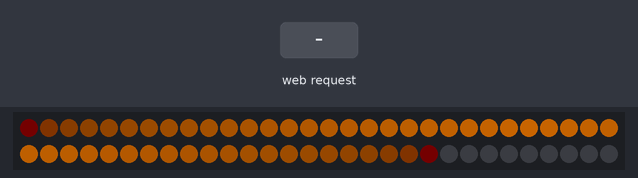
A sketch run on a simulated ESP32. On the bench: 60 RGB LEDs in strip order, left to right, continuing on the next row. Inputs (shaded band) come from the test bench. Dim RGB values are drawn brighter than linear; WiFi joins after 1.5 s; servers stay silent unless stated; the local clock reads 2024-03-15 10:24:30 at power-on unless the sketch sets it; EEPROM starts erased; what the sketch prints to the serial monitor is not drawn.

Above: at 2.7 s.
2.8 s: HTTP request GET /set?mode=1 received
At 4.37 s:
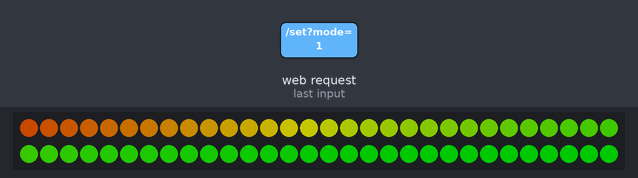
4.4 s: HTTP request GET /set?brightness=1 received
At 5.75 s:
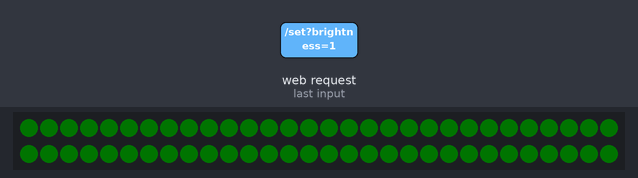
6.0 s: HTTP request GET /set?brightness=120 received
At 6.05 s:
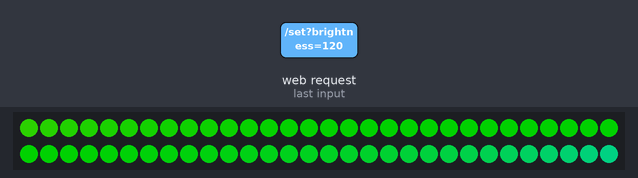
7.7 s: HTTP request GET /set?mode=1&brightness=1&color=1 received
At 7.72 s:
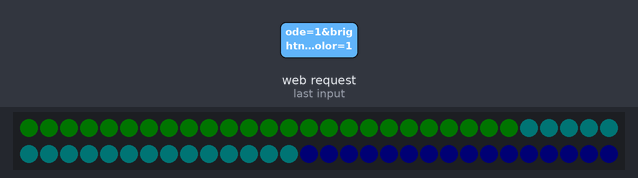
9.3 s: HTTP request GET /set?mode=0 received
At 9.9 s:
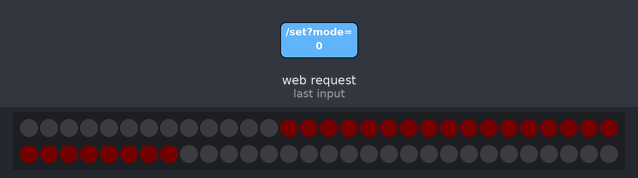
10.8 s: HTTP request GET /set?mode=1 received
At 11.7 s:
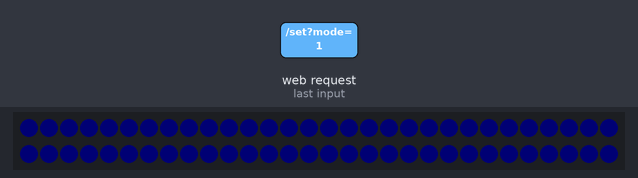

Measured:
- after the input at 2.8 s, the LEDs: first change at once (image 1 shows a later state)
- after the input at 4.4 s, the LEDs: first change at once (image 2 shows a later state)
- after the input at 6.0 s, the LEDs: change after 0.05 s (image 3)
- after the input at 7.7 s, the LEDs: change at once (image 4)
- after the input at 9.3 s, the LEDs: change at once (image 5)
- after the input at 10.8 s, the LEDs: first change at once (image 6 shows a later state)

The sketch:

clock.ino
```cpp
#include <WiFi.h>
#include <Adafruit_NeoPixel.h>
#include <ESPAsyncWebServer.h>
#include <Preferences.h>
#include <time.h>

#define LED_PIN 18
#define LED_COUNT 60

// WiFi credentials
const char* ssid = "Wokwi-GUEST";
const char* password = "";

// NeoPixel setup
Adafruit_NeoPixel strip(LED_COUNT, LED_PIN, NEO_GRB + NEO_KHZ800);

// Web server
AsyncWebServer server(80);
Preferences prefs;

// Lighting modes
enum Mode { SUNLIGHT = 0, RAINBOW = 1, SOLID = 2, OFF = 3 };

struct Settings {
  int mode;
  int brightness;
  int colorR;
  int colorG;
  int colorB;
} settings;

// Time zone setup (UTC)
const char* ntpServer = "pool.ntp.org";
const long gmtOffset_sec = 0;
const int daylightOffset_sec = 0;

// Rainbow animation
int rainbowIndex = 0;

// Function declarations
void handleLighting();
void showSunlight();
void showRainbow();
void showSolid();
void applySettings();
void saveSettings();
void loadSettings();

// =========================================================
// Setup
// =========================================================
void setup() {
  Serial.begin(115200);
  strip.begin();
  strip.show();
  strip.setBrightness(100);

  WiFi.begin(ssid, password);
  Serial.print("Connecting to WiFi");
  while (WiFi.status() != WL_CONNECTED) {
    delay(500);
    Serial.print(".");
  }
  Serial.println("\nWiFi connected!");
  Serial.println(WiFi.localIP());

  configTime(gmtOffset_sec, daylightOffset_sec, ntpServer);

  prefs.begin("worldmap", false);
  loadSettings();
  applySettings();

  // Web interface
  server.on("/", HTTP_GET, [](AsyncWebServerRequest* request) {
    String html = "<html><head><title>World Map Lights</title>"
                  "<style>body{font-family:sans-serif;text-align:center;}label{display:block;margin:10px;}</style></head><body>";
    html += "<h2>World Map Lighting</h2>";
    html += "<form action=\"/set\" method=\"GET\">";
    html += "<label>Mode: <select name=\"mode\">";
    html += "<option value=\"0\"" + String(settings.mode == 0 ? " selected" : "") + ">Sunlight</option>";
    html += "<option value=\"1\"" + String(settings.mode == 1 ? " selected" : "") + ">Rainbow</option>";
    html += "<option value=\"2\"" + String(settings.mode == 2 ? " selected" : "") + ">Solid Color</option>";
    html += "<option value=\"3\"" + String(settings.mode == 3 ? " selected" : "") + ">Off</option>";
    html += "</select></label>";
    html += "<label>Brightness: <input type=\"range\" name=\"brightness\" min=\"0\" max=\"255\" value=\"" + String(settings.brightness) + "\"></label>";
    html += "<label>Color: <input type=\"color\" name=\"color\" value=\"#";
    char hexColor[8];
    sprintf(hexColor, "%02X%02X%02X", settings.colorR, settings.colorG, settings.colorB);
    html += String(hexColor) + "\"></label>";
    html += "<input type=\"submit\" value=\"Apply\"></form></body></html>";
    request->send(200, "text/html", html);
  });

  server.on("/set", HTTP_GET, [](AsyncWebServerRequest* request) {
    if (request->hasParam("mode")) settings.mode = request->getParam("mode")->value().toInt();
    if (request->hasParam("brightness")) settings.brightness = request->getParam("brightness")->value().toInt();
    if (request->hasParam("color")) {
      String hex = request->getParam("color")->value();
      if (hex.startsWith("#")) hex.remove(0, 1);
      long number = strtol(hex.c_str(), NULL, 16);
      settings.colorR = (number >> 16) & 0xFF;
      settings.colorG = (number >> 8) & 0xFF;
      settings.colorB = number & 0xFF;
    }
    applySettings();
    saveSettings();
    request->redirect("/");
  });

  server.begin();
}

// =========================================================
// Main loop
// =========================================================
void loop() {
  handleLighting();
  delay(50);
}

// =========================================================
// Lighting logic
// =========================================================
void handleLighting() {
  switch (settings.mode) {
    case SUNLIGHT: showSunlight(); break;
    case RAINBOW: showRainbow(); break;
    case SOLID: showSolid(); break;
    case OFF:
      strip.clear();
      strip.show();
      break;
  }
}

// =========================================================
// Lighting modes
// =========================================================
void showSunlight() {
  struct tm timeinfo;
  if (!getLocalTime(&timeinfo)) return;

  int hour = timeinfo.tm_hour;
  for (int i = 0; i < LED_COUNT; i++) {
    int brightness = max(0, 255 - abs((i - (hour * LED_COUNT / 24)) * 10));
    strip.setPixelColor(i, strip.Color(brightness, brightness / 2, 0));
  }
  strip.show();
}

void showRainbow() {
  for (int i = 0; i < LED_COUNT; i++) {
    int pixelIndex = (i + rainbowIndex) & 255;
    uint32_t color = strip.gamma32(strip.ColorHSV(pixelIndex * 65536L / 256));
    strip.setPixelColor(i, color);
  }
  strip.show();
  rainbowIndex++;
}

void showSolid() {
  strip.fill(strip.Color(settings.colorR, settings.colorG, settings.colorB));
  strip.show();
}

// =========================================================
// Settings management
// =========================================================
void applySettings() {
  strip.setBrightness(settings.brightness);
  strip.show();
}

void saveSettings() {
  prefs.putInt("mode", settings.mode);
  prefs.putInt("brightness", settings.brightness);
  prefs.putInt("colorR", settings.colorR);
  prefs.putInt("colorG", settings.colorG);
  prefs.putInt("colorB", settings.colorB);
}

void loadSettings() {
  settings.mode = prefs.getInt("mode", 0);
  settings.brightness = prefs.getInt("brightness", 100);
  settings.colorR = prefs.getInt("colorR", 255);
  settings.colorG = prefs.getInt("colorG", 255);
  settings.colorB = prefs.getInt("colorB", 255);
}
```
